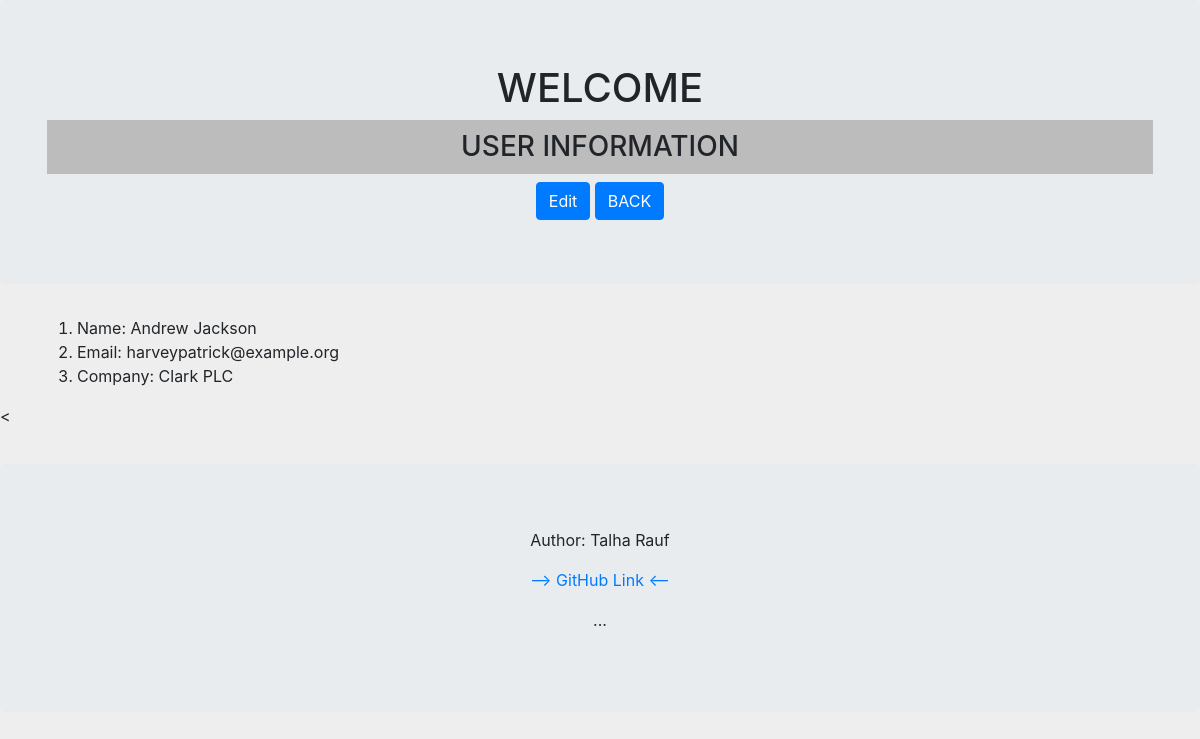
The app's page /users/34 with its own data.
### myApp/models.py (models this page shows, shortened)
class User(models.Model):
    first_name = models.CharField(max_length=128)
    second_name = models.CharField(max_length=128)
    email = models.EmailField(max_length=264, unique=True)
    company = models.CharField(max_length=264)

### myApp/views.py (the view)
# urls.py: path('users/<int:pk>', views.UserDetailedView.as_view(), name='user-detail'),
class UserDetailedView(DetailView):
    model = models.User
    template_name = 'per_user.html'
    context_object_name = 'user'

### myApp/templates/per_user.html
{% extends "base.html" %}
{% block content %}
<div class="jumbotron">
  <div class="container">
    <h1>WELCOME</h1>
    <h3>USER INFORMATION</h3>
  </div>
  <div class="Container container-sm text-center">
    <a href="{% url 'myApp:edit-user-detail' user.pk %}"><button type="submit" id="editBtn" class="btn btn-primary">Edit</button></a>
    <a href="{% url 'myApp:users-inventory' %}"><button type="submit" id="submitBtn" class="btn btn-primary">BACK</button></a>
  </div>
</div>
    {% if user %}
  <div class="Container container-sm">
      <ol>
          <li>Name: {{ user.first_name }} {{ user.second_name }}</li>
          <li>Email: {{ user.email }}</li>
          <li>Company: {{ user.company }}</li>
      </ol>
  </div>
    {% endif %}
<{% endblock %}

### static/css/index.css (style rules this page uses)
h1, p { text-align: center; }
body { background-color: #eeeeee; }
h3 { margin-top: 2px; padding: 10px; text-align: center; background-color: #bcbcbc; }

### records on screen
User: first_name "Andrew", second_name "Jackson", email "harveypatrick@example.org", company "Clark PLC"
